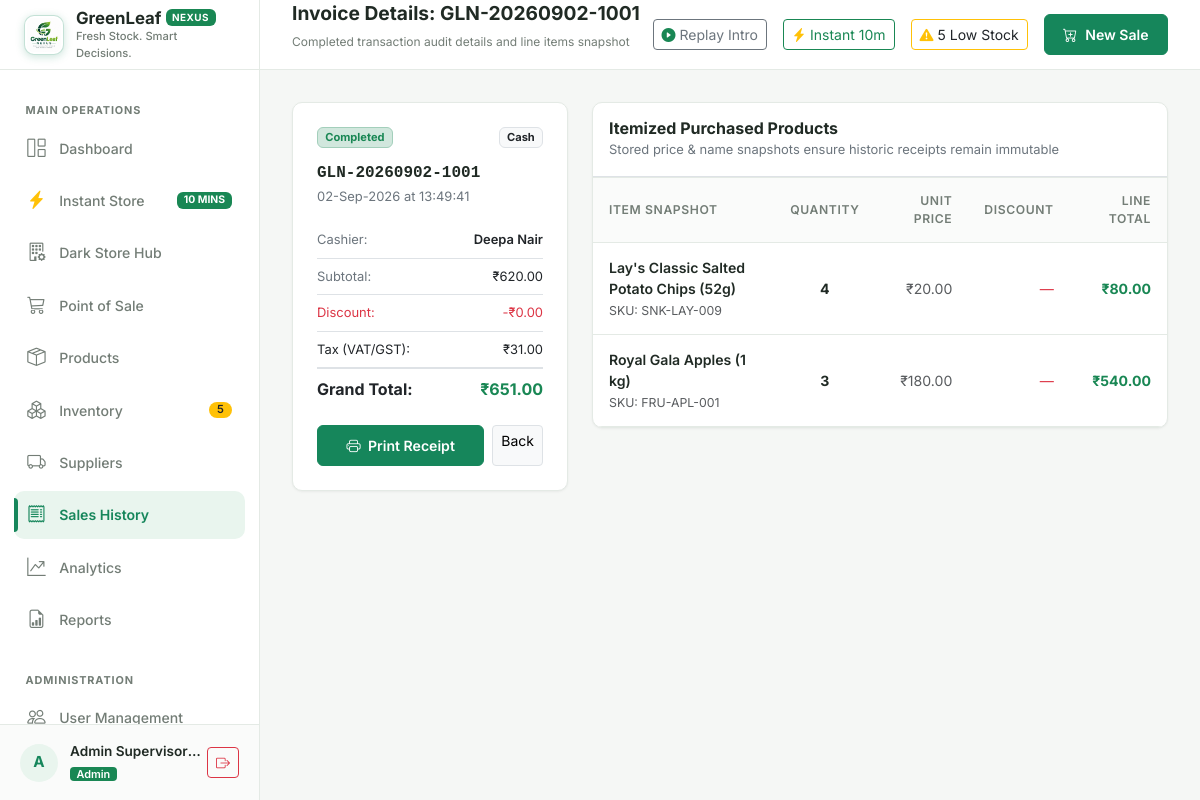
Page /sales/1 (signed in) on the committed database.
### models/user.py (models this page shows, shortened)
class User(UserMixin, db.Model):
    __tablename__ = "users"
    user_id = db.Column(db.Integer, primary_key=True, autoincrement=True)
    username = db.Column(db.String(50), unique=True, nullable=False, index=True)
    full_name = db.Column(db.String(100), nullable=False)
    password_hash = db.Column(db.String(255), nullable=False)
    role = db.Column(db.String(20), nullable=False, default="cashier")  # 'admin' or 'cashier'
    is_active = db.Column(db.Boolean, default=True, nullable=False)
    created_at = db.Column(db.DateTime, default=datetime.utcnow, nullable=False)
    sales = db.relationship("Sale", back_populates="cashier", lazy="dynamic")
    movements = db.relationship("InventoryMovement", back_populates="user", lazy="dynamic")
    audit_logs = db.relationship("AuditLog", back_populates="user", lazy="dynamic")
    @property
    def is_admin(self):
        return self.role == "admin"

### models/sale.py (models this page shows, shortened)
class Sale(db.Model):
    __tablename__ = "sales"
    sale_id = db.Column(db.Integer, primary_key=True, autoincrement=True)
    invoice_number = db.Column(db.String(50), unique=True, nullable=False, index=True)
    sale_date = db.Column(db.Date, nullable=False, default=date.today, index=True)
    sale_time = db.Column(db.Time, nullable=False, default=lambda: datetime.now().time())
    user_id = db.Column(db.Integer, db.ForeignKey("users.user_id"), nullable=False, index=True)
    subtotal = db.Column(db.Float, nullable=False, default=0.0)
    discount_amount = db.Column(db.Float, nullable=False, default=0.0)
    tax_amount = db.Column(db.Float, nullable=False, default=0.0)
    total_amount = db.Column(db.Float, nullable=False, default=0.0)
    payment_method = db.Column(db.String(30), nullable=False, default="Cash")
    transaction_status = db.Column(db.String(20), nullable=False, default="completed", index=True)
    customer_name = db.Column(db.String(100), nullable=True)
    customer_phone = db.Column(db.String(30), nullable=True)
    notes = db.Column(db.Text, nullable=True)
    created_at = db.Column(db.DateTime, default=datetime.utcnow, nullable=False, index=True)
    cashier = db.relationship("User", back_populates="sales")
    items = db.relationship("SaleItem", back_populates="sale", cascade="all, delete-orphan", lazy="joined")

### models/sale_item.py (models this page shows, shortened)
class SaleItem(db.Model):
    __tablename__ = "sale_items"
    sale_item_id = db.Column(db.Integer, primary_key=True, autoincrement=True)
    sale_id = db.Column(db.Integer, db.ForeignKey("sales.sale_id", ondelete="CASCADE"), nullable=False, index=True)
    product_id = db.Column(db.Integer, db.ForeignKey("products.product_id", ondelete="SET NULL"), nullable=True, index=True)
    product_name_snapshot = db.Column(db.String(120), nullable=False)
    quantity = db.Column(db.Integer, nullable=False)
    unit_price = db.Column(db.Float, nullable=False)
    unit_cost_snapshot = db.Column(db.Float, nullable=False, default=0.0)
    discount_amount = db.Column(db.Float, nullable=False, default=0.0)
    line_total = db.Column(db.Float, nullable=False)
    sale = db.relationship("Sale", back_populates="items")
    product = db.relationship("Product", back_populates="sale_items")

### models/product.py (models this page shows, shortened)
class Product(db.Model):
    __tablename__ = "products"
    product_id = db.Column(db.Integer, primary_key=True, autoincrement=True)
    sku = db.Column(db.String(50), unique=True, nullable=False, index=True)
    barcode = db.Column(db.String(50), nullable=True, index=True)
    name = db.Column(db.String(120), nullable=False, index=True)
    description = db.Column(db.Text, nullable=True)
    category = db.Column(db.String(50), nullable=False, index=True)
    unit_price = db.Column(db.Float, nullable=False)
    cost_price = db.Column(db.Float, default=0.0, nullable=False)
    stock_qty = db.Column(db.Integer, nullable=False, default=0)
    reorder_level = db.Column(db.Integer, nullable=False, default=10)
    expiry_date = db.Column(db.Date, nullable=True)
    supplier_id = db.Column(db.Integer, db.ForeignKey("suppliers.supplier_id"), nullable=True)
    image_path = db.Column(db.String(255), nullable=True)
    is_active = db.Column(db.Boolean, default=True, nullable=False, index=True)
    created_at = db.Column(db.DateTime, default=datetime.utcnow, nullable=False)
    updated_at = db.Column(db.DateTime, default=datetime.utcnow, onupdate=datetime.utcnow, nullable=False)
    supplier = db.relationship("Supplier", back_populates="products")
    sale_items = db.relationship("SaleItem", back_populates="product", lazy="dynamic")
    movements = db.relationship("InventoryMovement", back_populates="product", lazy="dynamic")

### routes/sales.py (the view)
@sales_bp.route("/<int:sale_id>")
@login_required
def details(sale_id):
    sale = Sale.query.get_or_404(sale_id)
    if not current_user.is_admin and sale.user_id != current_user.user_id:
        abort(403)
    return render_template("sales/details.html", sale=sale)

### templates/sales/details.html (shortened to what this page needs)
{% extends "base.html" %}
{% block page_title %}Invoice Details: {{ sale.invoice_number }}{% endblock %}
{% block page_subtitle %}Completed transaction audit details and line items snapshot{% endblock %}
{% block content %}
<div class="row g-4">
  <div class="col-12 col-lg-4">
    <div class="card-custom">
      <div class="d-flex align-items-center justify-content-between mb-3">
        <span class="badge bg-success-subtle text-success border border-success-subtle">Completed</span>
        <span class="badge bg-light text-dark border">{{ sale.payment_method }}</span>
      </div>
      <h4 class="fw-bold fs-6 font-monospace mb-1">{{ sale.invoice_number }}</h4>
      <div class="text-secondary small mb-3">
        {{ sale.sale_date.strftime('%d-%b-%Y') }} at {{ sale.sale_time.strftime('%H:%M:%S') if sale.sale_time else '' }}
      </div>
      <div class="list-group list-group-flush small mb-3">
        <div class="list-group-item px-0 d-flex justify-content-between">
          <span class="text-secondary">Cashier:</span>
          <span class="fw-semibold">{{ sale.cashier.full_name if sale.cashier else 'System Cashier' }}</span>
        </div>
        <div class="list-group-item px-0 d-flex justify-content-between">
          <span class="text-secondary">Subtotal:</span>
          <span>{{ sale.subtotal|currency }}</span>
        </div>
        <div class="list-group-item px-0 d-flex justify-content-between text-danger">
          <span>Discount:</span>
          <span>-{{ sale.discount_amount|currency }}</span>
        </div>
        <div class="list-group-item px-0 d-flex justify-content-between">
          <span>Tax (VAT/GST):</span>
          <span>{{ sale.tax_amount|currency }}</span>
        </div>
        <div class="list-group-item px-0 d-flex justify-content-between fs-6 fw-bold border-top pt-2">
          <span>Grand Total:</span>
          <span class="text-success">{{ sale.total_amount|currency }}</span>
        </div>
      </div>
      <div class="d-flex gap-2">
        <a href="{{ url_for('sales.receipt', sale_id=sale.sale_id) }}" target="_blank" class="btn btn-sm btn-green flex-fill">
          <i class="bi bi-printer me-1"></i> Print Receipt
        </a>
        <a href="{{ url_for('sales.index') }}" class="btn btn-sm btn-light border">Back</a>
      </div>
    </div>
  </div>
  <div class="col-12 col-lg-8">
    <div class="card-custom p-0 overflow-hidden">
      <div class="p-3 border-bottom">
        <h4 class="fs-6 fw-bold mb-0">Itemized Purchased Products</h4>
        <span class="text-secondary small">Stored price & name snapshots ensure historic receipts remain immutable</span>
      </div>
      <div class="table-responsive">
        <table class="table-custom mb-0">
          <thead>
            <tr>
              <th>Item Snapshot</th>
              <th class="text-center">Quantity</th>
              <th class="text-end">Unit Price</th>
              <th class="text-end">Discount</th>
              <th class="text-end">Line Total</th>
            </tr>
          </thead>
          <tbody>
            {% for item in sale.items %}
            <tr>
              <td>
                <div class="fw-semibold">{{ item.product_name_snapshot }}</div>
                {% if item.product %}
                  <a href="{{ url_for('products.details', product_id=item.product.product_id) }}" class="text-muted small text-decoration-none">
                    SKU: {{ item.product.sku }}
                  </a>
                {% endif %}
              </td>
              <td class="text-center fw-bold">{{ item.quantity }}</td>
              <td class="text-end text-muted small">{{ item.unit_price|currency }}</td>
              <td class="text-end text-danger small">
                {% if item.discount_amount > 0 %}-{{ item.discount_amount|currency }}{% else %}—{% endif %}
              </td>
              <td class="text-end fw-bold text-success">{{ item.line_total|currency }}</td>
            </tr>
            {% endfor %}
          </tbody>
        </table>
      </div>
    </div>
  </div>
</div>
{% endblock %}

### templates/base.html (shortened to what this page needs)
<!DOCTYPE html>
<html lang="en">
<head>
  <link href="https://cdn.jsdelivr.net/npm/bootstrap@5.3.3/dist/css/bootstrap.min.css" rel="stylesheet">
  <link href="https://cdn.jsdelivr.net/npm/bootstrap-icons@1.11.3/font/bootstrap-icons.min.css" rel="stylesheet">
  <link href="{{ url_for('static', filename='css/style.css') }}" rel="stylesheet">
</head>
<body>
<div class="app-container">
  <aside class="app-sidebar" id="appSidebar">
    <a href="{{ url_for('dashboard.index') if current_user.is_authenticated and current_user.is_admin else url_for('pos.index') }}" class="brand-section text-decoration-none">
      <img src="{{ url_for('static', filename='img/greenleaf-nexus-logo.png') }}" alt="GreenLeaf Nexus Official Logo" class="brand-logo-img">
      <div class="brand-text">
        <h1 class="d-flex align-items-center gap-1 mb-0">
          GreenLeaf <span class="badge bg-success text-white fw-bold" style="font-size: 0.62rem; letter-spacing: 0.5px;">NEXUS</span>
        </h1>
        <p class="mb-0">{{ STORE_TAGLINE }}</p>
      </div>
    </a>
    <nav class="sidebar-nav">
      <div class="nav-section-title">Main Operations</div>
      {% if current_user.is_authenticated and current_user.is_admin %}
      <a href="{{ url_for('dashboard.index') }}" class="nav-link-custom {% if request.endpoint == 'dashboard.index' %}active{% endif %}">
        <i class="bi bi-grid-1x2"></i>
        <span>Dashboard</span>
      </a>
      {% endif %}
      <a href="{{ url_for('express.store') }}" class="nav-link-custom {% if request.endpoint and request.endpoint.startswith('express.store') %}active{% endif %}">
        <i class="bi bi-lightning-charge-fill text-warning"></i>
        <span>Instant Store</span>
        <span class="badge bg-success ms-auto" style="font-size: 0.65rem;">10 MINS</span>
      </a>
      {% if current_user.is_authenticated and current_user.is_admin %}
      <a href="{{ url_for('express.picker_console') }}" class="nav-link-custom {% if request.endpoint and request.endpoint.startswith('express.picker') %}active{% endif %}">
        <i class="bi bi-building-gear"></i>
        <span>Dark Store Hub</span>
      </a>
      {% endif %}
      <a href="{{ url_for('pos.index') }}" class="nav-link-custom {% if request.endpoint and request.endpoint.startswith('pos.') %}active{% endif %}">
        <i class="bi bi-cart3"></i>
        <span>Point of Sale</span>
      </a>
      {% if current_user.is_authenticated and current_user.is_admin %}
      <a href="{{ url_for('products.index') }}" class="nav-link-custom {% if request.endpoint and request.endpoint.startswith('products.') %}active{% endif %}">
        <i class="bi bi-box-seam"></i>
        <span>Products</span>
      </a>
      <a href="{{ url_for('inventory.index') }}" class="nav-link-custom {% if request.endpoint and request.endpoint.startswith('inventory.') %}active{% endif %}">
        <i class="bi bi-boxes"></i>
        <span>Inventory</span>
        {% if LOW_STOCK_GLOBAL_COUNT > 0 %}
          <span class="badge bg-warning text-dark sidebar-badge">{{ LOW_STOCK_GLOBAL_COUNT }}</span>
        {% endif %}
      </a>
      <a href="{{ url_for('suppliers.index') }}" class="nav-link-custom {% if request.endpoint and request.endpoint.startswith('suppliers.') %}active{% endif %}">
        <i class="bi bi-truck"></i>
        <span>Suppliers</span>
      </a>
      {% endif %}
      <a href="{{ url_for('sales.index') }}" class="nav-link-custom {% if request.endpoint and request.endpoint.startswith('sales.') %}active{% endif %}">
        <i class="bi bi-receipt"></i>
        <span>Sales History</span>
      </a>
      {% if current_user.is_authenticated and current_user.is_admin %}
      <a href="{{ url_for('analytics.index') }}" class="nav-link-custom {% if request.endpoint and request.endpoint.startswith('analytics.') %}active{% endif %}">
        <i class="bi bi-graph-up-arrow"></i>
        <span>Analytics</span>
      </a>
      <a href="{{ url_for('reports.index') }}" class="nav-link-custom {% if request.endpoint and request.endpoint.startswith('reports.') %}active{% endif %}">
        <i class="bi bi-file-earmark-bar-graph"></i>
        <span>Reports</span>
      </a>
      <div class="nav-section-title mt-3">Administration</div>
      <a href="{{ url_for('users.index') }}" class="nav-link-custom {% if request.endpoint and request.endpoint.startswith('users.') %}active{% endif %}">
        <i class="bi bi-people"></i>
        <span>User Management</span>
      </a>
      {% endif %}
    </nav>
    <div class="user-profile-widget">
      <div class="user-avatar">
        {{ current_user.full_name[:1].upper() if current_user.is_authenticated else 'G' }}
      </div>
      <div class="user-info-text">
        <div class="user-name">{{ current_user.full_name if current_user.is_authenticated else 'Guest' }}</div>
        <span class="user-role-badge {% if current_user.is_authenticated and current_user.is_admin %}badge bg-success{% else %}badge bg-secondary{% endif %}">
          {{ current_user.role if current_user.is_authenticated else 'Visitor' }}
        </span>
      </div>
      <a href="{{ url_for('auth.logout') }}" class="btn btn-sm btn-outline-danger ms-1" title="Log Out">
        <i class="bi bi-box-arrow-right"></i>
      </a>
    </div>
  </aside>
  <div class="main-wrapper">
    <header class="app-topbar">
      <div class="d-flex align-items-center gap-3">
        <div class="topbar-title-section">
          <h2>{% block page_title %}Overview{% endblock %}</h2>
          <p>{% block page_subtitle %}Real-time store management and inventory surveillance{% endblock %}</p>
        </div>
      </div>
      <div class="topbar-actions">
        <button type="button" class="btn btn-sm btn-outline-secondary d-none d-md-inline-flex align-items-center gap-1" id="btnReplayIntro" title="Replay 'Welcome to GreenLeaf Nexus' Framer Page Transition">
          <i class="bi bi-play-circle-fill text-success"></i>
          <span>Replay Intro</span>
        </button>
        <a href="{{ url_for('express.store') }}" class="btn btn-sm btn-outline-success d-inline-flex align-items-center gap-1">
          <i class="bi bi-lightning-charge-fill text-warning"></i>
          <span class="d-none d-sm-inline">Instant 10m</span>
        </a>
        {% if LOW_STOCK_GLOBAL_COUNT > 0 and current_user.is_authenticated and current_user.is_admin %}
        <a href="{{ url_for('inventory.index', filter='low_stock') }}" class="btn btn-sm btn-outline-warning text-dark d-none d-md-inline-flex align-items-center gap-1" title="Low stock products require attention">
          <i class="bi bi-exclamation-triangle-fill text-warning"></i>
          <span>{{ LOW_STOCK_GLOBAL_COUNT }} Low Stock</span>
        </a>
        {% endif %}
        <a href="{{ url_for('pos.index') }}" class="btn btn-sm btn-green d-flex align-items-center gap-2">
          <i class="bi bi-cart-plus"></i>
          <span class="d-none d-sm-inline">New Sale</span>
        </a>
      </div>
    </header>
    <main class="content-body">
      {% block content %}{% endblock %}
    </main>
  </div>
</div>
</body>
</html>

### rows in the picture
User: is_active+full_name "A", is_active+full_name "Admin Supervisor…", is_active+role "Admin"
Sale: invoice_number "GLN-20260902-1001", payment_method "Cash", sale_date "02-Sep-2026", sale_time "13:49:41", subtotal "₹620.00", discount_amount "₹0.00", tax_amount "₹31.00", total_amount "₹651.00"
User: cashier "Deepa Nair"
SaleItem: product_name_snapshot "Lay's Classic Salted Potato Chips (52g)", product.sku "SNK-LAY-009", quantity "4", unit_price "₹20.00", line_total "₹80.00"
SaleItem: product_name_snapshot "Royal Gala Apples (1 kg)", product.sku "FRU-APL-001", quantity "3", unit_price "₹180.00", line_total "₹540.00"

### other values in the picture
{{ STORE_TAGLINE }} "Fresh Stock. Smart Decisions."
{{ LOW_STOCK_GLOBAL_COUNT }} "5"
